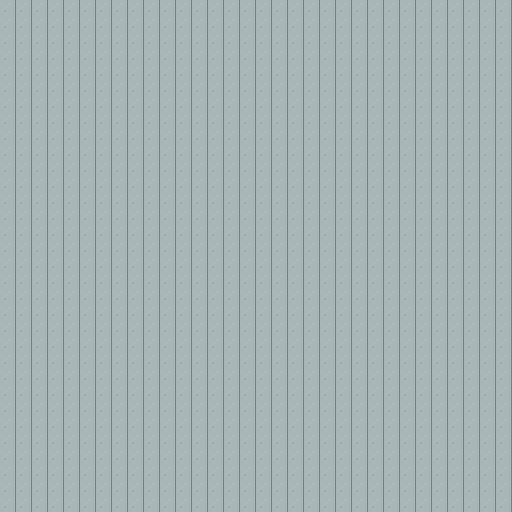

Rendered tile map (Tiled .tmx) drawn with the repository's tilesets; below, a short description and the full map source, tile grids included:
An orthogonal 32x32 tile map with 16x16 px tiles, 1 tile layer (Tile Layer 1) and 6 objects (spawn, bHunter, 1, 2, 3, ...).

<map version="1.0" orientation="orthogonal" renderorder="right-down" width="32" height="32" tilewidth="16" tileheight="16" nextobjectid="8">
 <tileset firstgid="1" source="../../tilesets/dungeon.tsx" />
 <layer name="Tile Layer 1" width="32" height="32">
  <data encoding="csv">
69,69,69,69,69,69,69,69,69,69,69,69,69,69,69,69,69,69,69,69,69,69,69,69,69,69,69,69,69,69,69,69,
69,69,69,69,69,69,69,69,69,69,69,69,69,69,69,69,69,69,69,69,69,69,69,69,69,69,69,69,69,69,69,69,
69,69,69,69,69,69,69,69,69,69,69,69,69,69,69,69,69,69,69,69,69,69,69,69,69,69,69,69,69,69,69,69,
69,69,69,69,69,69,69,69,69,69,69,69,69,69,69,69,69,69,69,69,69,69,69,69,69,69,69,69,69,69,69,69,
69,69,69,69,69,69,69,69,69,69,69,69,69,69,69,69,69,69,69,69,69,69,69,69,69,69,69,69,69,69,69,69,
69,69,69,69,69,69,69,69,69,69,69,69,69,69,69,69,69,69,69,69,69,69,69,69,69,69,69,69,69,69,69,69,
69,69,69,69,69,69,69,69,69,69,69,69,69,69,69,69,69,69,69,69,69,69,69,69,69,69,69,69,69,69,69,69,
69,69,69,69,69,69,69,69,69,69,69,69,69,69,69,69,69,69,69,69,69,69,69,69,69,69,69,69,69,69,69,69,
69,69,69,69,69,69,69,69,69,69,69,69,69,69,69,69,69,69,69,69,69,69,69,69,69,69,69,69,69,69,69,69,
69,69,69,69,69,69,69,69,69,69,69,69,69,69,69,69,69,69,69,69,69,69,69,69,69,69,69,69,69,69,69,69,
69,69,69,69,69,69,69,69,69,69,69,69,69,69,69,69,69,69,69,69,69,69,69,69,69,69,69,69,69,69,69,69,
69,69,69,69,69,69,69,69,69,69,69,69,69,69,69,69,69,69,69,69,69,69,69,69,69,69,69,69,69,69,69,69,
69,69,69,69,69,69,69,69,69,69,69,69,69,69,69,69,69,69,69,69,69,69,69,69,69,69,69,69,69,69,69,69,
69,69,69,69,69,69,69,69,69,69,69,69,69,69,69,69,69,69,69,69,69,69,69,69,69,69,69,69,69,69,69,69,
69,69,69,69,69,69,69,69,69,69,69,69,69,69,69,69,69,69,69,69,69,69,69,69,69,69,69,69,69,69,69,69,
69,69,69,69,69,69,69,69,69,69,69,69,69,69,69,69,69,69,69,69,69,69,69,69,69,69,69,69,69,69,69,69,
69,69,69,69,69,69,69,69,69,69,69,69,69,69,69,69,69,69,69,69,69,69,69,69,69,69,69,69,69,69,69,69,
69,69,69,69,69,69,69,69,69,69,69,69,69,69,69,69,69,69,69,69,69,69,69,69,69,69,69,69,69,69,69,69,
69,69,69,69,69,69,69,69,69,69,69,69,69,69,69,69,69,69,69,69,69,69,69,69,69,69,69,69,69,69,69,69,
69,69,69,69,69,69,69,69,69,69,69,69,69,69,69,69,69,69,69,69,69,69,69,69,69,69,69,69,69,69,69,69,
69,69,69,69,69,69,69,69,69,69,69,69,69,69,69,69,69,69,69,69,69,69,69,69,69,69,69,69,69,69,69,69,
69,69,69,69,69,69,69,69,69,69,69,69,69,69,69,69,69,69,69,69,69,69,69,69,69,69,69,69,69,69,69,69,
69,69,69,69,69,69,69,69,69,69,69,69,69,69,69,69,69,69,69,69,69,69,69,69,69,69,69,69,69,69,69,69,
69,69,69,69,69,69,69,69,69,69,69,69,69,69,69,69,69,69,69,69,69,69,69,69,69,69,69,69,69,69,69,69,
69,69,69,69,69,69,69,69,69,69,69,69,69,69,69,69,69,69,69,69,69,69,69,69,69,69,69,69,69,69,69,69,
69,69,69,69,69,69,69,69,69,69,69,69,69,69,69,69,69,69,69,69,69,69,69,69,69,69,69,69,69,69,69,69,
69,69,69,69,69,69,69,69,69,69,69,69,69,69,69,69,69,69,69,69,69,69,69,69,69,69,69,69,69,69,69,69,
69,69,69,69,69,69,69,69,69,69,69,69,69,69,69,69,69,69,69,69,69,69,69,69,69,69,69,69,69,69,69,69,
69,69,69,69,69,69,69,69,69,69,69,69,69,69,69,69,69,69,69,69,69,69,69,69,69,69,69,69,69,69,69,69,
69,69,69,69,69,69,69,69,69,69,69,69,69,69,69,69,69,69,69,69,69,69,69,69,69,69,69,69,69,69,69,69,
69,69,69,69,69,69,69,69,69,69,69,69,69,69,69,69,69,69,69,69,69,69,69,69,69,69,69,69,69,69,69,69,
69,69,69,69,69,69,69,69,69,69,69,69,69,69,69,69,69,69,69,69,69,69,69,69,69,69,69,69,69,69,69,69
</data>
 </layer>
 <objectgroup name="Object Layer 1">
  <object id="1" type="spawn" x="229" y="374" width="19" height="20" />
  <object id="2" type="bHunter" x="61" y="54" width="22" height="22" />
  <object id="3" type="1" x="60" y="451" width="32" height="23" />
  <object id="5" type="2" x="394" y="455.5" width="32" height="23" />
  <object id="6" type="3" x="403" y="57.5" width="32" height="23" />
  <object id="7" type="4" x="63" y="53.5" width="32" height="23" />
 </objectgroup>
</map>
